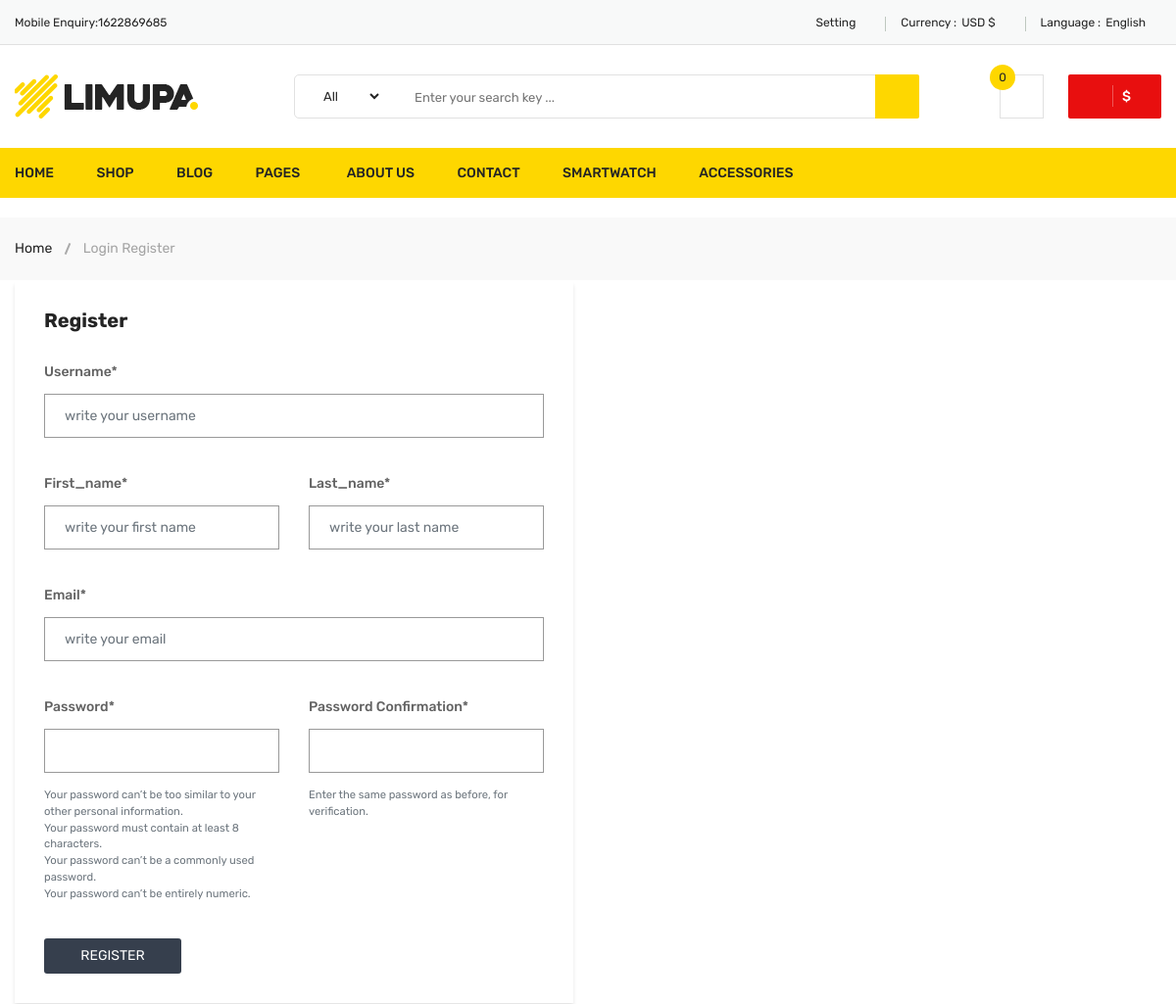
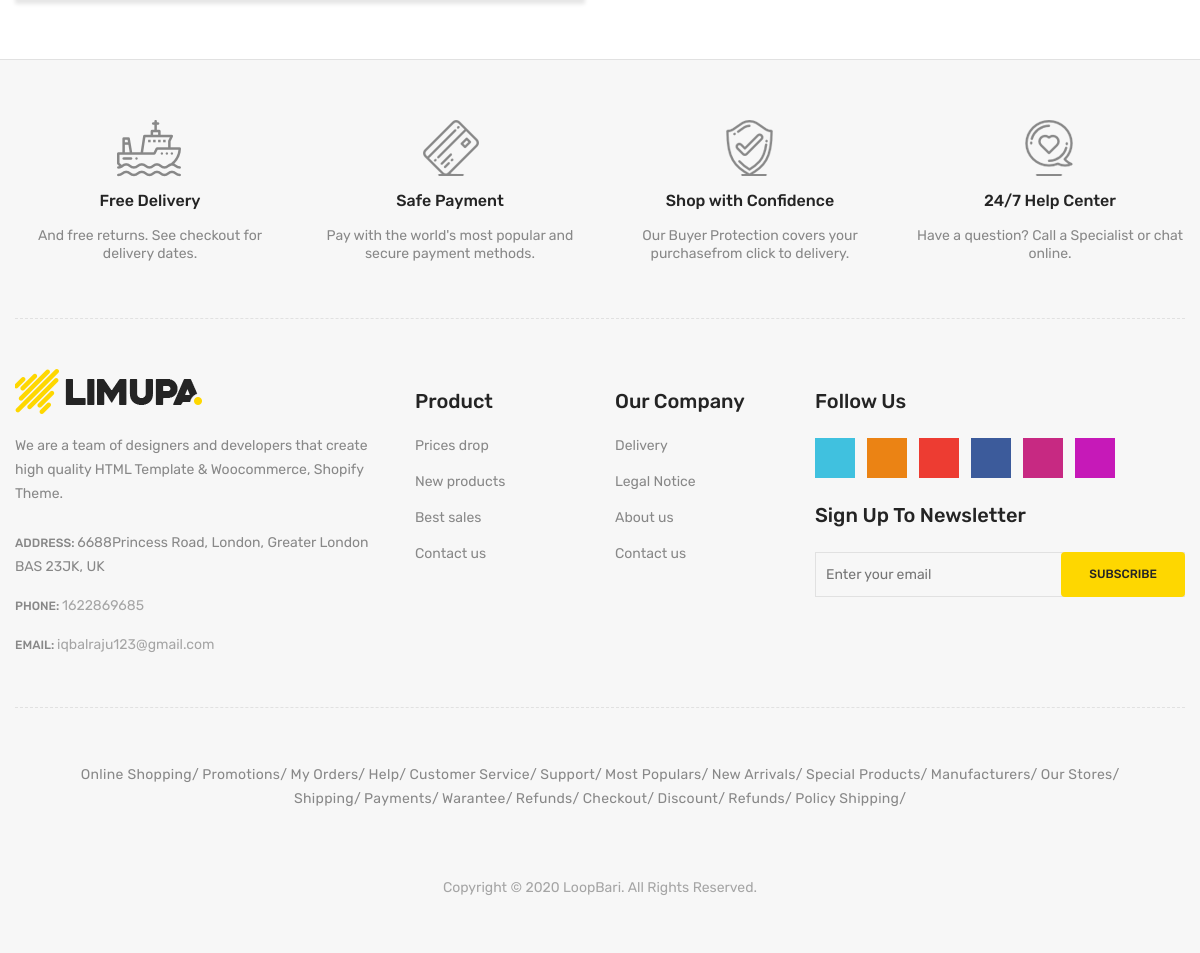
/User-panel/user-registration/, run on an earlier commit of the app's database (2 pictures, top to bottom).
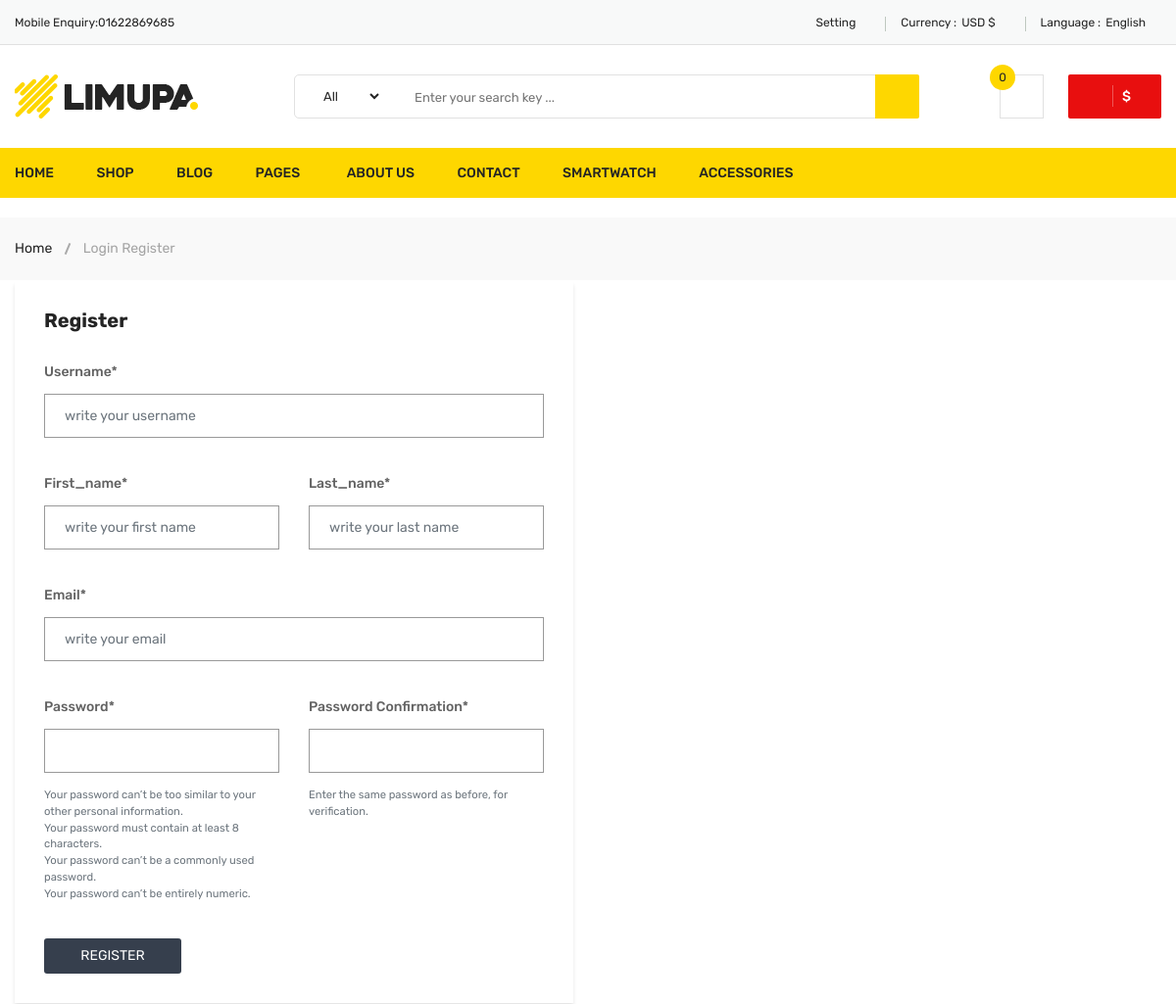
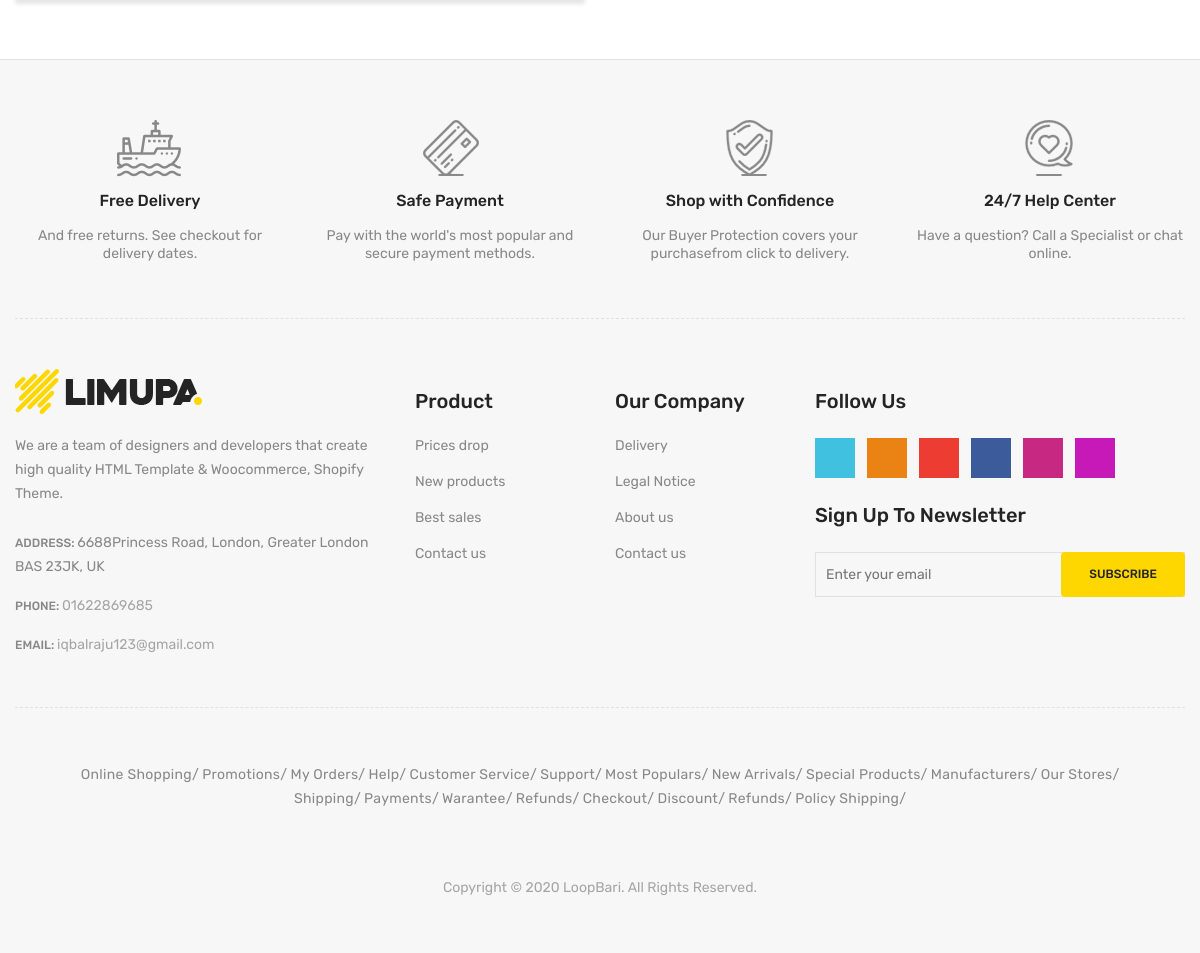
And on a later commit of the database (2 pictures, top to bottom).
### EcomApp/models.py (models this page shows, shortened)
class Setting(models.Model):
    STATUS = (
        ('True', 'True'),
        ('False', 'False'),
    )
    title = models.CharField(max_length=200)
    keyword = models.CharField(max_length=200)
    description = models.TextField()
    address = models.CharField(max_length=200)
    phone = models.TextField()
    fax = models.CharField(blank=True, max_length=50)
    email = models.EmailField(blank=True, null=True, max_length=50)
    smptserver = models.CharField(max_length=100)
    smtpemail = models.EmailField(blank=True, null=True, max_length=50)
    smptpassword = models.CharField(blank=True, max_length=50)
    smptport = models.CharField(blank=True, max_length=100)
    icon = models.ImageField(blank=True, null=True, upload_to='icon/')
    facebook = models.CharField(blank=True, max_length=100)
    instagram = models.CharField(blank=True, max_length=100)
    address = models.TextField()
    contact = models.TextField()
    reference = models.TextField()
    status = models.CharField(max_length=50, choices=STATUS)
    created_at = models.DateTimeField(auto_now_add=True)
    updated_at = models.DateTimeField(auto_now=True)

### UserApp/views.py (the view)
# urls.py: path('user-registration/',User_Registration, name='user_registration'),
def User_Registration(request):
    if request.method == 'POST':
        form = user_signup(request.POST)
        if form.is_valid():
            form.save()
            username = form.cleaned_data.get('username')
            password_raw = form.cleaned_data.get('password1')
            user = authenticate(username=username,password=password_raw)
            messages.success(request, 'Your Registration successfully completed. Plz SignIn now')
            login(request,user)
            current_user = request.user
            data = UserProfileModel()
            data.user_id=current_user.id
            data.image ="user_img/IMG_20190813_024212__01.jpg"
            data.save()
            return redirect('user_login')
        else:
            messages.warning(request, 'Your password is not matching')
    else:
        form=user_signup()
    category = Category.objects.all()
    setting = Setting.objects.get(id=1)
    context = {'category':category,
               'setting':setting,
               'form':form}
    return render(request,'user_registration.html',context)

### UserApp/forms.py
class user_signup(UserCreationForm):
    username = forms.CharField(max_length=100, label="username", widget=forms.TextInput(attrs={'placeholder':'write your username',}))
    email = forms.EmailField(max_length=200, label="email", widget=forms.EmailInput(attrs={'placeholder':'write your email',}))
    first_name = forms.CharField(max_length=100, label="first_name", widget=forms.TextInput(attrs={'placeholder':'write your first name'}))
    last_name = forms.CharField(max_length=100, label="last_name", widget=forms.TextInput(attrs={'placeholder':'write your last name'}))
    class Meta:
        model = User
        fields = ['username','email','first_name','last_name','password1','password2']
        widget = {
            'password1':forms.PasswordInput(attrs={'placeholder':'Enter new password','class':'form-control'}),
            'password2':forms.PasswordInput(attrs={'placeholder':'Enter Repeat password','class':'form-control'}),
        }

### UserApp/templates/user_registration.html (shortened to what this page needs)
{%extends 'index.html' %}
{%load static%}
{% load crispy_forms_tags %}
{%block header%}
{%include 'header.html'%}
{%endblock header%}
{%block another_content%}
<div class="breadcrumb-area">
    <div class="container">
        <div class="breadcrumb-content">
            <ul>
                <li><a href="index.html">Home</a></li>
                <li class="active">Login Register</li>
            </ul>
        </div>
    </div>
</div>
<div class="page-section mb-60">
    <div class="container">
        <div class="row">
<div class="col-sm-12 col-md-12 col-lg-6 col-xs-12">
    <form method="POST" >
        <div class="login-form">
            <h4 class="login-title">Register</h4>
            <div class="row">
                <div class="col-md-12 mb-20">
                    {{form.username|as_crispy_field}}
                </div>
                <div class="col-md-6 col-12 mb-20">
                    {{form.first_name|as_crispy_field}}
                </div>
                <div class="col-md-6 col-12 mb-20">
                    {{form.last_name|as_crispy_field}}
                </div>
                <div class="col-md-12 mb-20">
                    {{form.email|as_crispy_field}}
                </div>
                <div class="col-md-6 mb-20">
                    {{form.password1|as_crispy_field}}
                </div>
                <div class="col-md-6 mb-20">
                    {{form.password2|as_crispy_field}}
                </div>
                <div class="col-12">
                    <button class="register-button mt-0">Register</button>
                </div>
            </div>
        </div>
    </form>
</div>
</div>
</div>
</div>
{%endblock another_content%}
{%block footer%}
{%include 'footer.html'%}
{%endblock footer%}

### EcomApp/templates/header.html (shortened to what the changed rows need)
 {%load static%}
 <header>
    <div class="header-top">
        <div class="container">
            <div class="row">
                <div class="col-lg-3 col-md-4">
                    <div class="header-top-left">
                        <ul class="phone-wrap">
                            <li><span>Mobile Enquiry:</span><a href="#">{{setting.phone}}</a></li>
                        </ul>
                    </div>
                </div>
            </div>
        </div>
    </div>
                            {% load mptt_tags %}
</header>

### EcomApp/templates/footer.html (shortened to what the changed rows need)
{%load static%}
<div class="footer">
    <div class="footer-static-top">
        <div class="container">
            <div class="footer-shipping pt-60 pb-55 pb-xs-25">
                <div class="row">
                    <div class="col-lg-3 col-md-6 col-sm-6 pb-sm-55 pb-xs-55">
                        <div class="li-shipping-inner-box">
                            <div class="shipping-text">
                                <h2>Free Delivery</h2>
                            </div>
                        </div>
                    </div>
                    <div class="col-lg-3 col-md-6 col-sm-6 pb-sm-55 pb-xs-55">
                        <div class="li-shipping-inner-box">
                            <div class="shipping-text">
                                <h2>Safe Payment</h2>
                            </div>
                        </div>
                    </div>
                    <div class="col-lg-3 col-md-6 col-sm-6 pb-xs-30">
                        <div class="li-shipping-inner-box">
                            <div class="shipping-text">
                                <h2>Shop with Confidence</h2>
                            </div>
                        </div>
                    </div>
                    <div class="col-lg-3 col-md-6 col-sm-6 pb-xs-30">
                        <div class="li-shipping-inner-box">
                            <div class="shipping-text">
                                <h2>24/7 Help Center</h2>
                            </div>
                        </div>
                    </div>
                </div>
            </div>
        </div>
    </div>
    <div class="footer-static-middle">
        <div class="container">
            <div class="footer-logo-wrap pt-50 pb-35">
                <div class="row">
                    <div class="col-lg-4 col-md-6">
                        <ul class="des">
                            <li>
                                <span>Phone: </span>
                                <a href="#">{{setting.phone}}</a>
                            </li>
                            <li>
                                <span>Email: </span>
                                <a href="#">{{setting.email}}</a>
                            </li>
                        </ul>
                    </div>
                </div>
            </div>
        </div>
    </div>
</div>

What changed in the data, as far as the page shows it:
changed Setting "iqbalraju123@gmail.com": phone "1622869685" → "01622869685"
